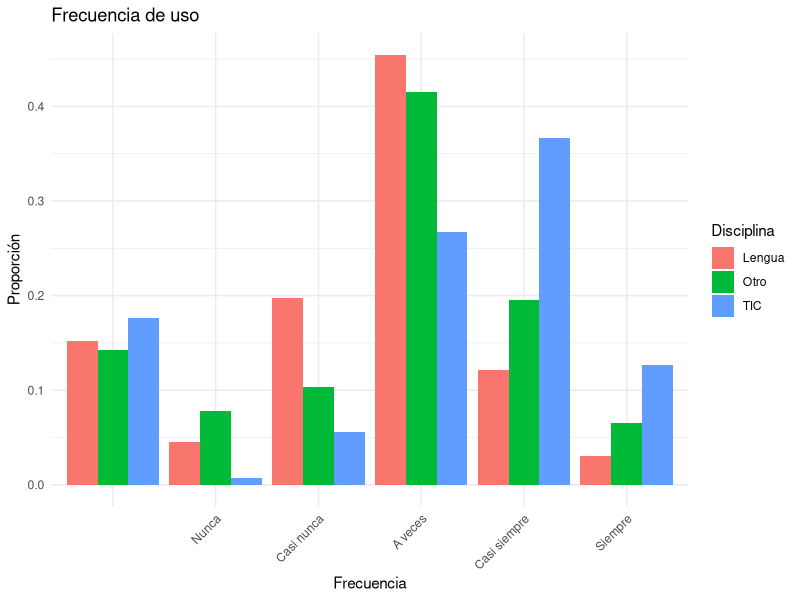
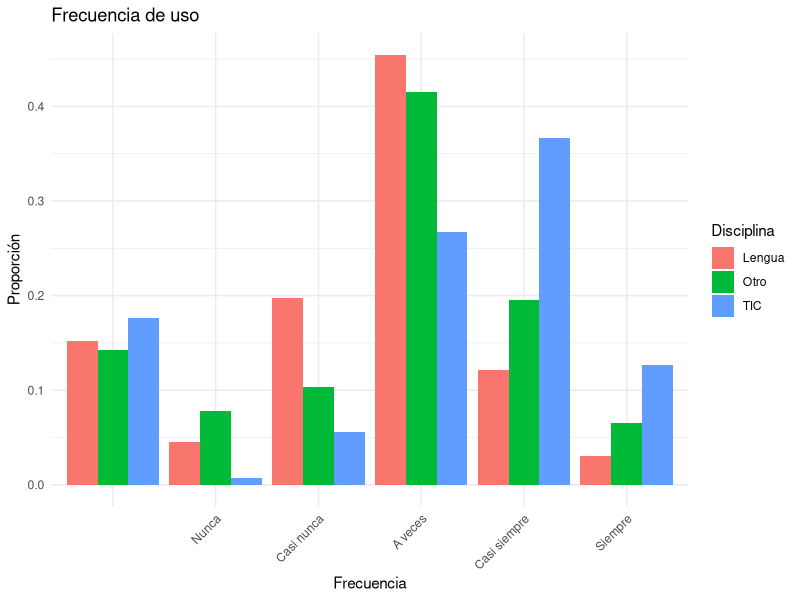

The R source for these figures, in order:
library(ggplot2)
library(dplyr)

frecuencias_data <- read.csv("data/frecuencias.csv", header = TRUE, sep = ";")

porcentajes_data <-  frecuencias_data %>% group_by(Disciplina,Frecuencia) %>%
  summarise(Número = n()) %>%
  mutate(Proporción = Número / sum(Número))

porcentajes_data$Frecuencia <- factor(porcentajes_data$Frecuencia,
                                      levels = c("", "Nunca", "Casi nunca", "A veces", "Casi siempre", "Siempre"))

ggplot(porcentajes_data, aes(x=Frecuencia, fill=Disciplina, y = Proporción)) +
  geom_bar( stat="identity", position="dodge") +
  labs(title="Frecuencia de uso", x="Frecuencia", y="Proporción") +
  theme_minimal() +
  theme(axis.text.x = element_text(angle = 45, hjust = 1))
ggsave("figures/frecuencias.png", width = 10, height = 6)

frecuencia_tabla <- table( frecuencias_data$Frecuencia, frecuencias_data$Disciplina)
chisq_frecuencia <- chisq.test(frecuencia_tabla)
